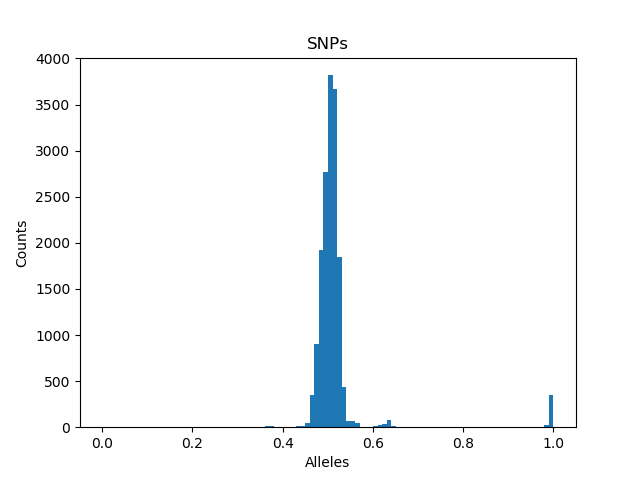

Python code for this plot:
#!/usr/bin/env python

import sys
import matplotlib.pyplot as plt

vcf = open( sys.argv[1] )

allele_freqs = []

for line in vcf:
    if line.startswith( '#' ):
        pass
    else:
        segs = line.rstrip('\r\n').split('\t')
        freqs = segs[7].lstrip('AF=').split(',')
        for freq in freqs:
            allele_freqs.append(float(freq))

plt.figure()
plt.hist( allele_freqs, bins=100 )
plt.xlabel( 'Alleles' )
plt.ylabel( 'Counts' )
plt.title( 'SNPs' )
plt.savefig( sys.argv[2] )
plt.close()
